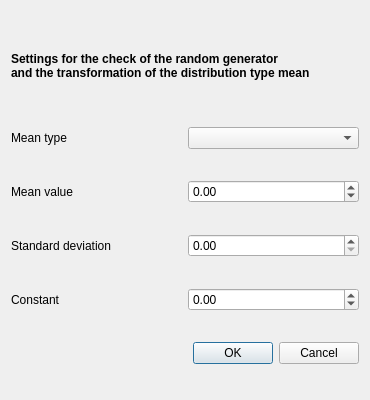
<?xml version="1.0" encoding="UTF-8"?>
<ui version="4.0">
 <class>FplGui_Check_Disttype_Mean_Dia</class>
 <widget class="QDialog" name="FplGui_Check_Disttype_Mean_Dia">
  <property name="geometry">
   <rect>
    <x>0</x>
    <y>0</y>
    <width>370</width>
    <height>400</height>
   </rect>
  </property>
  <property name="sizePolicy">
   <sizepolicy hsizetype="Preferred" vsizetype="Preferred">
    <horstretch>0</horstretch>
    <verstretch>0</verstretch>
   </sizepolicy>
  </property>
  <property name="minimumSize">
   <size>
    <width>370</width>
    <height>300</height>
   </size>
  </property>
  <property name="maximumSize">
   <size>
    <width>450</width>
    <height>400</height>
   </size>
  </property>
  <property name="windowTitle">
   <string>Random check settings mean-type</string>
  </property>
  <property name="windowIcon">
   <iconset resource="../../../system_sys/source_code/gui/resources/system_sys_resource.qrc">
    <normaloff>:/fpl_icon</normaloff>:/fpl_icon</iconset>
  </property>
  <layout class="QVBoxLayout">
   <item>
    <widget class="QLabel" name="label_header">
     <property name="maximumSize">
      <size>
       <width>400</width>
       <height>60</height>
      </size>
     </property>
     <property name="font">
      <font>
       <pointsize>9</pointsize>
       <weight>75</weight>
       <bold>true</bold>
      </font>
     </property>
     <property name="text">
      <string>Settings for the check of the random generator
and the transformation of the distribution type mean</string>
     </property>
    </widget>
   </item>
   <item>
    <layout class="QHBoxLayout" name="horizontalLayout_4">
     <item>
      <widget class="QLabel" name="label_4">
       <property name="text">
        <string>Mean type</string>
       </property>
      </widget>
     </item>
     <item>
      <widget class="QComboBox" name="comboBox_mean_type">
       <property name="toolTip">
        <string>Mean type (norm, uniform, log-norm...)</string>
       </property>
      </widget>
     </item>
    </layout>
   </item>
   <item>
    <layout class="QHBoxLayout" name="horizontalLayout">
     <item>
      <widget class="QLabel" name="label_mean">
       <property name="text">
        <string>Mean value</string>
       </property>
      </widget>
     </item>
     <item>
      <widget class="QDoubleSpinBox" name="doubleSpinBox_mean">
       <property name="toolTip">
        <string>Mean value of the distribution.</string>
       </property>
       <property name="minimum">
        <double>-100000000.000000000000000</double>
       </property>
       <property name="maximum">
        <double>100000000.000000000000000</double>
       </property>
      </widget>
     </item>
    </layout>
   </item>
   <item>
    <layout class="QHBoxLayout" name="horizontalLayout_2">
     <item>
      <widget class="QLabel" name="label_std_dev">
       <property name="text">
        <string>Standard deviation</string>
       </property>
      </widget>
     </item>
     <item>
      <widget class="QDoubleSpinBox" name="doubleSpinBox_std_dev">
       <property name="toolTip">
        <string>The standard deviation of the distribution. It can not be negative.</string>
       </property>
       <property name="maximum">
        <double>100000000.000000000000000</double>
       </property>
      </widget>
     </item>
    </layout>
   </item>
   <item>
    <layout class="QHBoxLayout" name="horizontalLayout_3">
     <item>
      <widget class="QLabel" name="label_3">
       <property name="text">
        <string>Constant</string>
       </property>
      </widget>
     </item>
     <item>
      <widget class="QDoubleSpinBox" name="doubleSpinBox_constant">
       <property name="toolTip">
        <string>Add a constant value to the distribution</string>
       </property>
       <property name="minimum">
        <double>-100000000.000000000000000</double>
       </property>
       <property name="maximum">
        <double>100000000.000000000000000</double>
       </property>
      </widget>
     </item>
    </layout>
   </item>
   <item>
    <layout class="QHBoxLayout">
     <item>
      <spacer>
       <property name="orientation">
        <enum>Qt::Horizontal</enum>
       </property>
       <property name="sizeHint" stdset="0">
        <size>
         <width>108</width>
         <height>20</height>
        </size>
       </property>
      </spacer>
     </item>
     <item>
      <widget class="QPushButton" name="okButton">
       <property name="text">
        <string>OK</string>
       </property>
      </widget>
     </item>
     <item>
      <widget class="QPushButton" name="cancelButton">
       <property name="text">
        <string>Cancel</string>
       </property>
      </widget>
     </item>
    </layout>
   </item>
  </layout>
 </widget>
 <resources>
  <include location="../../../system_sys/source_code/gui/resources/system_sys_resource.qrc"/>
 </resources>
 <connections/>
</ui>
